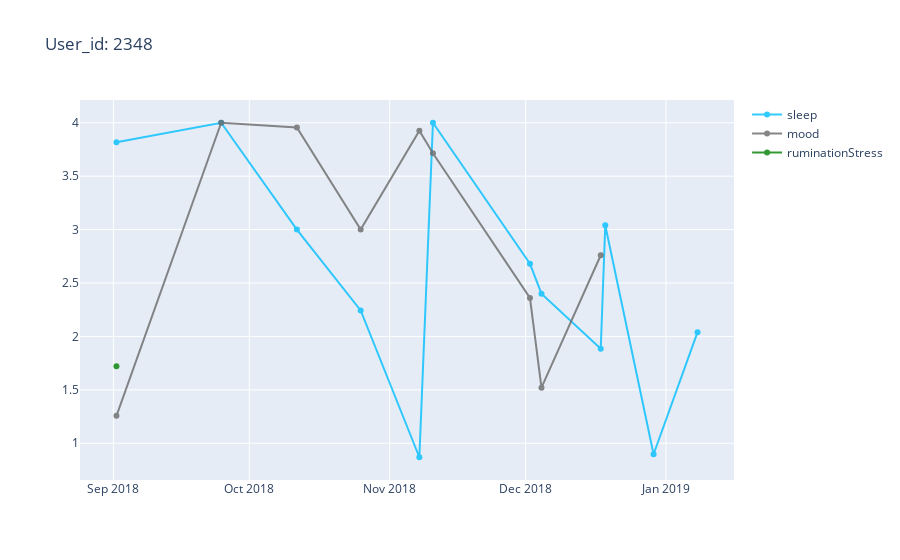

Here is the notebook cell this chart was saved with:
### Code cell
#Trace for user1
fig = go.Figure()
fig.add_trace(go.Scatter(
                x=user1.date,
                y=user1.loc[user1.type == 'sleep']['value'],
                name="sleep",
                line_color='deepskyblue',
                opacity=0.8))

fig.add_trace(go.Scatter(
                x=user1.date,
                y=user1.loc[user1.type == 'mood']['value'],
                name = 'mood',
                line_color='dimgray',
                opacity=0.8))

fig.add_trace(go.Scatter(
                x=user1.date,
                y=user1.loc[user1.type == 'ruminationStress']['value'],
                name = 'ruminationStress',
                line_color='green',
                opacity=0.8))



fig.update_layout(title_text="User_id: 2348")
fig.show()

### Figure 1 — Plotly figure (JSON) as saved in the notebook; plotly's stock layout.template omitted (floating-point values rounded to 4 significant figures)
{"data": [{"line": {"color": "deepskyblue"}, "name": "sleep", "opacity": 0.8, "type": "scatter", "x": ["2018-09-01T16:00:00", "2018-09-24T19:00:00", "2018-10-11T12:00:00", "2018-10-25T14:00:00", "2018-11-07T13:00:00", "2018-11-10T13:00:00", "2018-12-01T23:00:00", "2018-12-04T12:00:00", "2018-12-17T14:00:00", "2018-12-18T14:00:00", "2018-12-29T06:00:00", "2019-01-07T23:00:00", "2019-01-27T20:00:00", "2019-01-30T15:00:00", "2019-02-14T06:00:00", "2019-02-17T20:00:00", "2019-04-07T00:00:00", "2019-05-03T14:00:00", "2019-05-03T18:00:00", "2019-05-27T15:00:00", "2019-06-08T23:00:00", "2019-07-05T20:00:00"], "y": [3.817, 4, 3, 2.244, 0.8692, 4, 2.68, 2.4, 1.885, 3.04, 0.8972, 2.04]}, {"line": {"color": "dimgray"}, "name": "mood", "opacity": 0.8, "type": "scatter", "x": ["2018-09-01T16:00:00", "2018-09-24T19:00:00", "2018-10-11T12:00:00", "2018-10-25T14:00:00", "2018-11-07T13:00:00", "2018-11-10T13:00:00", "2018-12-01T23:00:00", "2018-12-04T12:00:00", "2018-12-17T14:00:00", "2018-12-18T14:00:00", "2018-12-29T06:00:00", "2019-01-07T23:00:00", "2019-01-27T20:00:00", "2019-01-30T15:00:00", "2019-02-14T06:00:00", "2019-02-17T20:00:00", "2019-04-07T00:00:00", "2019-05-03T14:00:00", "2019-05-03T18:00:00", "2019-05-27T15:00:00", "2019-06-08T23:00:00", "2019-07-05T20:00:00"], "y": [1.257, 4, 3.956, 3, 3.926, 3.714, 2.36, 1.52, 2.76]}, {"line": {"color": "green"}, "name": "ruminationStress", "opacity": 0.8, "type": "scatter", "x": ["2018-09-01T16:00:00", "2018-09-24T19:00:00", "2018-10-11T12:00:00", "2018-10-25T14:00:00", "2018-11-07T13:00:00", "2018-11-10T13:00:00", "2018-12-01T23:00:00", "2018-12-04T12:00:00", "2018-12-17T14:00:00", "2018-12-18T14:00:00", "2018-12-29T06:00:00", "2019-01-07T23:00:00", "2019-01-27T20:00:00", "2019-01-30T15:00:00", "2019-02-14T06:00:00", "2019-02-17T20:00:00", "2019-04-07T00:00:00", "2019-05-03T14:00:00", "2019-05-03T18:00:00", "2019-05-27T15:00:00", "2019-06-08T23:00:00", "2019-07-05T20:00:00"], "y": [1.72]}], "layout": {"title": {"text": "User_id: 2348"}}}
